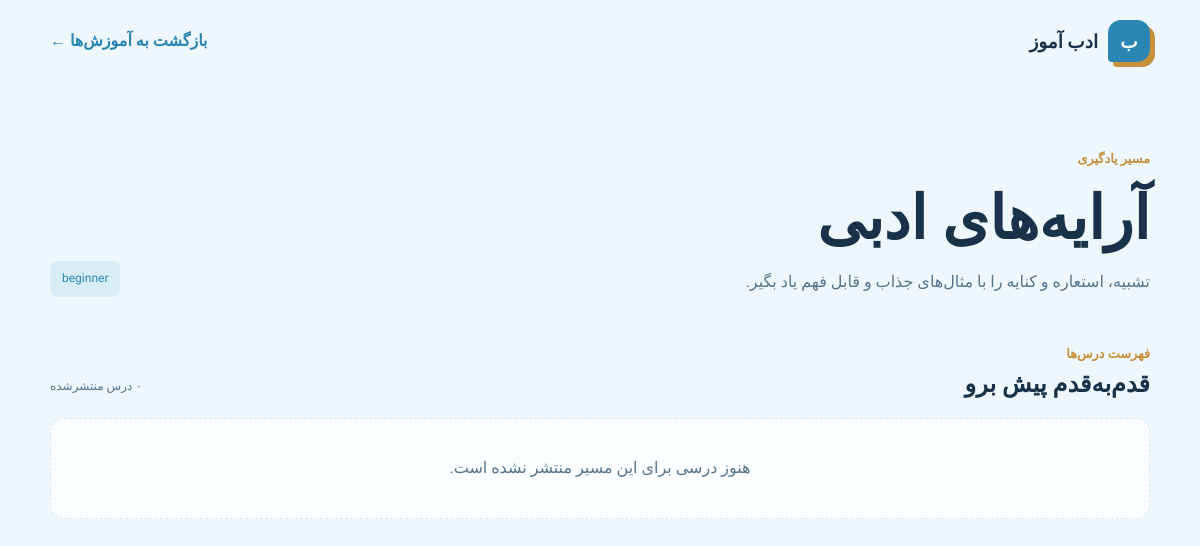
The app's page /lessons/araye-adabi with its own data.
### tables this page shows
CREATE TABLE learning_paths (
    id INT UNSIGNED AUTO_INCREMENT PRIMARY KEY,
    title VARCHAR(150) NOT NULL,
    slug VARCHAR(160) NOT NULL UNIQUE,
    description TEXT NULL,
    level ENUM('beginner', 'intermediate', 'all') NOT NULL DEFAULT 'all',
    display_order SMALLINT UNSIGNED NOT NULL DEFAULT 0,
    is_published BOOLEAN NOT NULL DEFAULT TRUE,
    created_at TIMESTAMP NOT NULL DEFAULT CURRENT_TIMESTAMP
);

### public/lesson.php (called while the page is built, shortened)
<?php
require_once __DIR__ . '/../config/bootstrap.php';
$learningPathModel = new LearningPath($pdo);
$slug = trim((string) ($_GET['slug'] ?? ''));
$learningPath = $learningPathModel->findPublishedBySlug($slug);
$lessons = $learningPathModel->publishedLessons((int) $learningPath['id'], !empty($_SESSION['user_id']) ? (int) $_SESSION['user_id'] : null);
require __DIR__ . '/../app/views/learning-paths/show.php';

### config/bootstrap.php (called while the page is built, shortened)
<?php
require_once __DIR__ . '/../app/models/LearningPath.php';
function url(string $path = ''): string
{
    static $baseUrl;
    if ($baseUrl === null) {
        $scriptPath = str_replace('\\', '/', $_SERVER['SCRIPT_NAME'] ?? '');
        $baseUrl = str_contains($scriptPath, '/public/')
            ? dirname(dirname($scriptPath))
            : dirname($scriptPath);
        $baseUrl = $baseUrl === '/' || $baseUrl === '.' ? '' : rtrim($baseUrl, '/');
    }
    return $baseUrl . ($path === '' ? '/' : '/' . ltrim($path, '/'));
}
function e(string $value): string
{
    return htmlspecialchars($value, ENT_QUOTES, 'UTF-8');
}

### app/models/LearningPath.php (called while the page is built, shortened)
<?php
final class LearningPath
{
    public function findPublishedBySlug(string $slug): ?array
    {
        $statement = $this->database->prepare(
            'SELECT id, title, slug, description, level FROM learning_paths
             WHERE slug = :slug AND is_published = 1 LIMIT 1'
        );
        $statement->execute(['slug' => $slug]);
        $path = $statement->fetch();
        return $path ?: null;
    }
    public function publishedLessons(int $pathId, ?int $userId = null): array
    {
        $statement = $this->database->prepare(
              'SELECT l.id, l.title, l.slug, l.summary, l.content,
                    COALESCE(ulp.status, "not_started") AS progress_status
               FROM lessons l
               LEFT JOIN user_lesson_progress ulp ON ulp.lesson_id = l.id AND ulp.user_id = :user_id
               WHERE l.learning_path_id = :path_id AND l.is_published = 1
             ORDER BY display_order, id'
        );
           $statement->execute(['path_id' => $pathId, 'user_id' => $userId ?? 0]);
        return $statement->fetchAll();
    }
}

### app/views/learning-paths/show.php (the view, shortened to what this page needs)
<!doctype html>
<?php $isAuthenticated = !empty($_SESSION['user_id']); ?>
<html lang="fa" dir="rtl">
<head>
    <link rel="stylesheet" href="<?= e(url('css/amoozesh.css')) ?>">
</head>
<body>
    <header><div class="shell nav"><a class="brand" href="<?= e(url()) ?>"><span class="mark">ب</span> ادب آموز</a><a class="back" href="<?= e(url('lessons')) ?>">بازگشت به آموزش‌ها ←</a></div></header>
    <main>
        <section class="shell lesson-hero"><div><div class="eyebrow">مسیر یادگیری</div><h1><?= e($learningPath['title']) ?></h1><p><?= e((string) ($learningPath['description'] ?? '')) ?></p></div><span class="lesson-level"><?= e($learningPath['level']) ?></span></section>
        <section class="shell lesson-content"><div class="section-heading"><div><div class="eyebrow">فهرست درس‌ها</div><h2>قدم‌به‌قدم پیش برو</h2></div><span><?= count($lessons) ?> درس منتشرشده</span></div><?php if ($lessons): ?><div class="lesson-cards"><?php $lessonNumber = 1; foreach ($lessons as $lesson): ?><article class="lesson-card"><span class="lesson-number"><?= $lessonNumber ?></span><div><h3><?= e($lesson['title']) ?></h3><p><?= e((string) ($lesson['summary'] ?? '')) ?></p><details><summary>خواندن متن آموزش</summary><div><?= nl2br(e((string) $lesson['content'])) ?></div></details><button type="button" class="read-button <?= $lesson['progress_status'] === 'completed' ? 'completed' : '' ?>" data-lesson-id="<?= (int) $lesson['id'] ?>" <?= $lesson['progress_status'] === 'completed' || !$isAuthenticated ? 'disabled' : '' ?>><?= $lesson['progress_status'] === 'completed' ? 'خوانده شد ✓' : ($isAuthenticated ? 'خواندم ✓' : 'برای ثبت مطالعه وارد شوید') ?></button></div></article><?php $lessonNumber++; endforeach; ?></div><?php else: ?><div class="empty-state">هنوز درسی برای این مسیر منتشر نشده است.</div><?php endif; ?></section>
    </main>
</body>
</html>

### css/amoozesh.css (style rules this page uses)
:root { --ink: #18324a; --soft: #55758d; --cream: #eef7fb; --paper: #fbfeff; --line: #d7e8f1; --teal: #2b86b3; --gold: #c6913a; --coral: #d76e54; --sage: #d9edf7; --shadow: 0 18px 45px #1f39321a }
* { box-sizing: border-box }
body { margin: 0; background: var(--cream); color: var(--ink); font: 16px/1.8 Vazirmatn, sans-serif }
a { color: inherit; text-decoration: none }
.shell { width: min(1100px, calc(100% - 32px)); margin: auto }
.nav { height: 82px; display: flex; align-items: center; justify-content: space-between }
.brand { display: flex; align-items: center; gap: 10px; font: 800 1.15rem Estedad }
.mark { display: grid; place-items: center; width: 42px; height: 42px; background: var(--teal); color: #fff; border-radius: 13px 13px 13px 4px; box-shadow: 5px 5px var(--gold) }
.back { color: var(--teal); font-weight: 700 }
.eyebrow { color: var(--gold); font-size: .8rem; font-weight: 800 }
.lesson-hero { padding: 65px 0 45px; display: flex; align-items: end; justify-content: space-between; gap: 25px }
.lesson-hero h1 { margin: 10px 0; font: 800 clamp(2rem, 5vw, 4rem)/1.3 Estedad }
.lesson-hero p { max-width: 680px; margin: 0; color: var(--soft) }
.lesson-level { padding: 7px 12px; border-radius: 8px; color: var(--teal); background: var(--sage); font-size: .75rem; white-space: nowrap }
.lesson-content { padding-bottom: 75px }
.section-heading { display: flex; align-items: end; justify-content: space-between; gap: 20px; margin-bottom: 20px }
.section-heading h2 { margin: 5px 0 0; font: 800 1.5rem Estedad }
.section-heading>span { color: var(--soft); font-size: .75rem }
.empty-state { padding: 35px; color: var(--soft); background: var(--paper); border: 1px dashed var(--line); border-radius: 14px; text-align: center }

### records on screen
learning_paths: title "آرایه‌های ادبی", description "تشبیه، استعاره و کنایه را با مثال‌های جذاب و قابل فهم یاد بگیر.", level "beginner"
